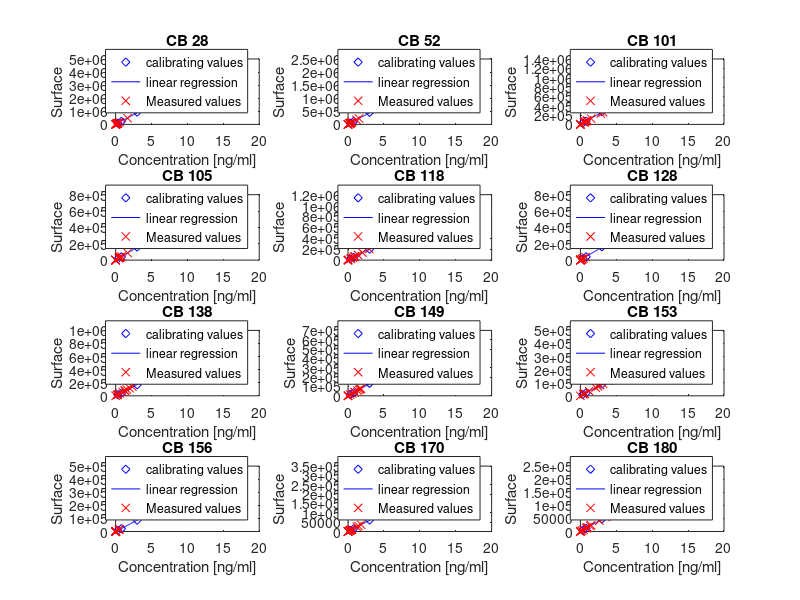
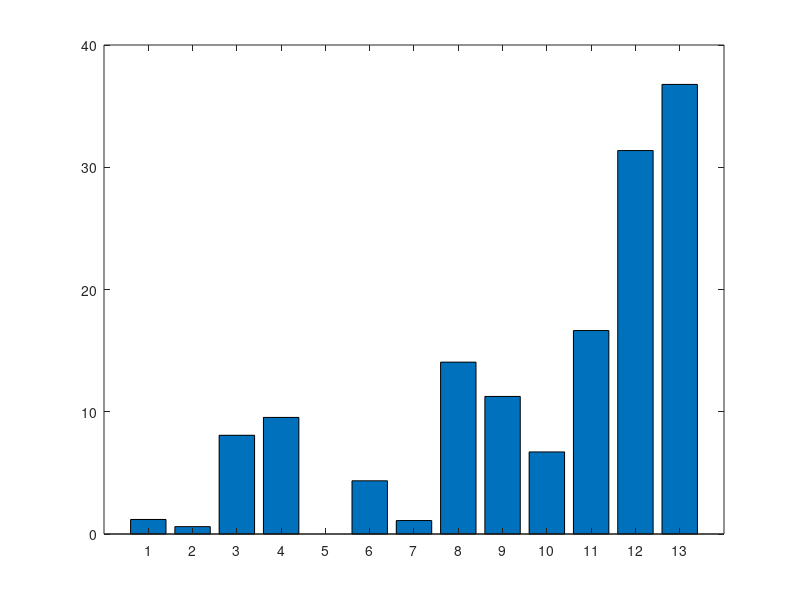

Source code (MATLAB) for these figures, in order: (Note: this script raises an error after producing the figures.)
clear all;
close all;
clc;
load('data_PCB_PAH.mat');

%plotting the graphs for all PCB
figure(1)
PCB_concentrations = zeros(12,13);
%pour chaque PCB:
for i=1:12
    pl = polyfit([PCB_calibrate(i,1) PCB_calibrate(i,3) PCB_calibrate(i,5) PCB_calibrate(i,7)],[PCB_calibrate(i,2) PCB_calibrate(i,4) PCB_calibrate(i,6) PCB_calibrate(i,8)],1);
    x = linspace(PCB_calibrate(i,1),PCB_calibrate(i,7),200);
    PCB_concentrations(i,:) = (PCB_datas(i,:))./pl(1);
    subplot(4,3,i);
    plot([PCB_calibrate(i,1) PCB_calibrate(i,3) PCB_calibrate(i,5) PCB_calibrate(i,7)],[PCB_calibrate(i,2) PCB_calibrate(i,4) PCB_calibrate(i,6) PCB_calibrate(i,8)],'d','color','blue');
    hold on
    plot(x,pl(1)*x+pl(2),'-','color','blue');
    plot((PCB_datas(i,:))./pl(1),PCB_datas(i,:),'x','color','red');
    hold off
    title(PCB_elements(i));
    legend('calibrating values','linear regression','Measured values','location','southeast');
    xlabel('Concentration [ng/ml]');
    ylabel('Surface');
end
PCB_totaux = zeros(13,1);
PCB_totaux = sum(PCB_concentrations);

fig_PCB_Tot = figure(4);
bar(PCB_totaux)
Y = round(PCB_totaux,2);
text(1:length(Y),Y,num2str(Y'),'vert','bottom','horiz','center'); 
title('PCB totaux 2021');
% set(gca,'XTickLabel',PCB_elements);
grid on
grid minor
% saveas(fig_PCB_Tot,'./figures/PCB_Totaux_2021.png');




%plotting the graph for the 3 PCB of interest
figure(2)
for i=7:9
    pl = polyfit([PCB_calibrate(i,1) PCB_calibrate(i,3) PCB_calibrate(i,5) PCB_calibrate(i,7)],[PCB_calibrate(i,2) PCB_calibrate(i,4) PCB_calibrate(i,6) PCB_calibrate(i,8)],1);
    x = linspace(PCB_calibrate(i,1),PCB_calibrate(i,7),200);
    subplot(1,3,i-6);
    plot([PCB_calibrate(i,1) PCB_calibrate(i,3) PCB_calibrate(i,5) PCB_calibrate(i,7)],[PCB_calibrate(i,2) PCB_calibrate(i,4) PCB_calibrate(i,6) PCB_calibrate(i,8)],'d','color','blue');
    hold on
    plot(x,pl(1)*x+pl(2),'-','color','blue');
    plot((PCB_datas(i,:)-pl(2))./pl(1),PCB_datas(i,:),'x','color','red');
    hold off
    title(PCB_elements(i));
    legend('calibrating values','linear regression','Measured values','location','northwest');
    xlabel('Concentration [ng/ml]');
    ylabel('Surface');
end
%plotting the graph for all PAH:
figure(3)
for i=1:13
    pl = polyfit([PAH_calibrate(i,1) PAH_calibrate(i,3) PAH_calibrate(i,5) PAH_calibrate(i,7) PAH_calibrate(i,9) PAH_calibrate(i,11)],[PAH_calibrate(i,2) PAH_calibrate(i,4) PAH_calibrate(i,6) PAH_calibrate(i,8) PAH_calibrate(i,10) PAH_calibrate(1,12)],1);
    x = linspace(PAH_calibrate(i,1),PAH_calibrate(i,11),200);
    subplot(4,4,i);
    plot([PAH_calibrate(i,1) PAH_calibrate(i,3) PAH_calibrate(i,5) PAH_calibrate(i,7) PAH_calibrate(i,9) PAH_calibrate(i,11)],[PAH_calibrate(i,2) PAH_calibrate(i,4) PAH_calibrate(i,6) PAH_calibrate(i,8) PAH_calibrate(i,10) PAH_calibrate(i,12)],'d','color','blue');
    hold on
    plot(x,pl(1)*x+pl(2),'-','color','blue');
    plot((PAH_datas(i,:)-pl(2))./pl(1),PAH_datas(i,:),'x','color','red');
    hold off
    title(PAH_elements(i));
    legend('calibrating values','linear regression','Measured values','location','southeast');
    xlabel('Concentration [ng/ml]');
    ylabel('Surface');
end
